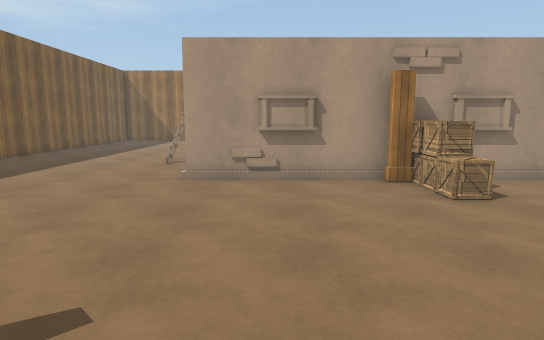
View 1 (above)

24 first-person views from a walk through a scene from a Unity 3-D project. The camera is 1.5 m above the floor, tilts 8° down and sees 75° across. The floor is counted in squares, 1 m on a side. Each view is taken from the middle of a square. On the plan, view 1 faces up. The plan holds only what a view shows up to about 16 squares ahead; the rest is blank. The place goes on beyond the plan. Surface patterns are stand-ins for the level's own textures.

View 2
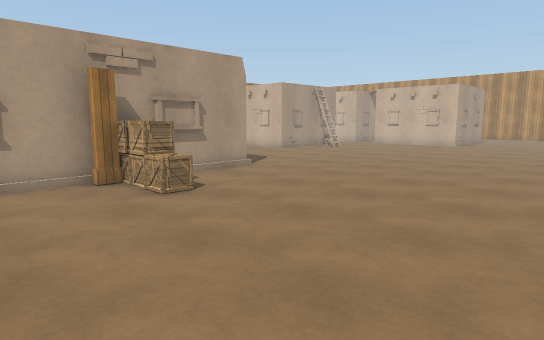

View 3
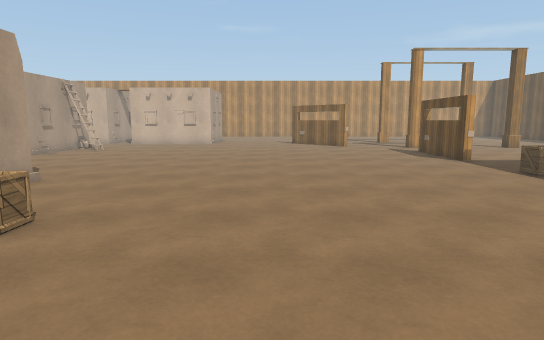

View 4
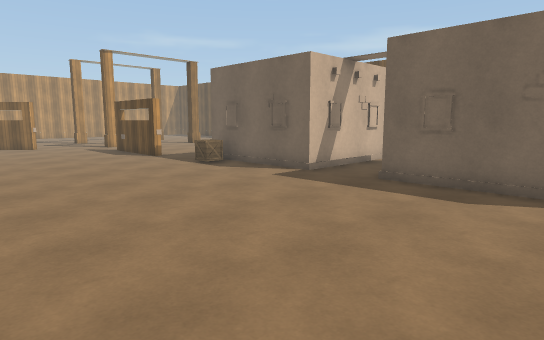

View 5
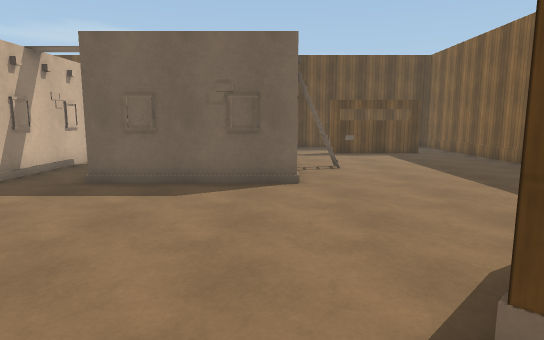

View 6
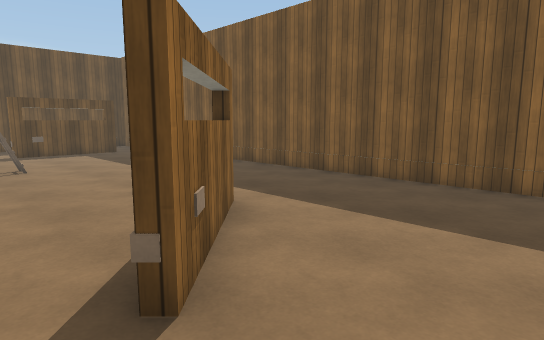

View 7
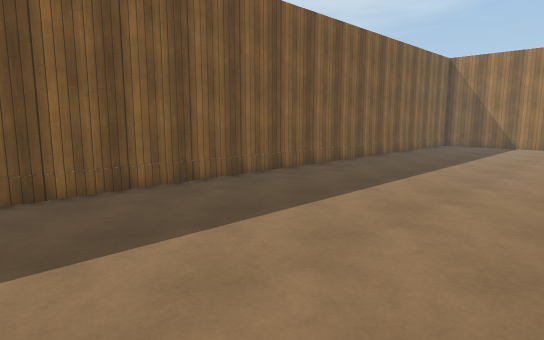

View 8
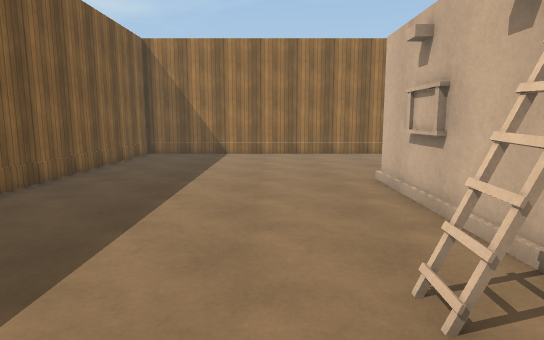

View 9
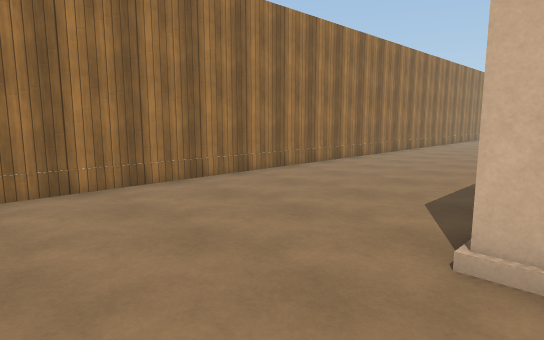

View 10
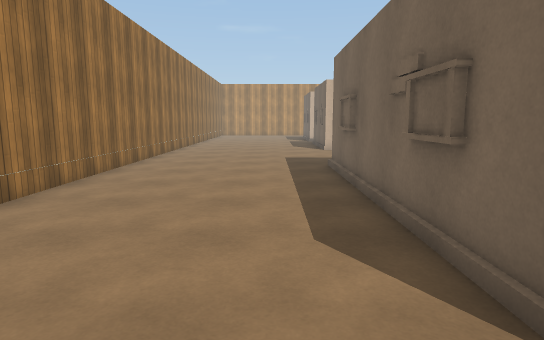

View 11
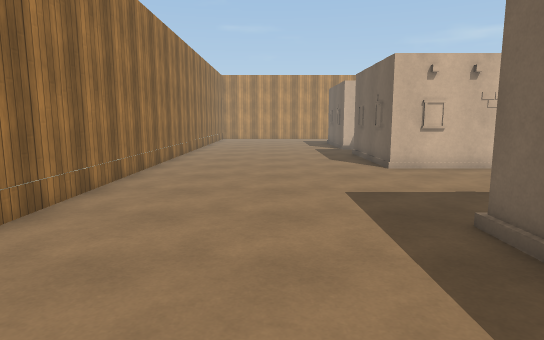

View 12
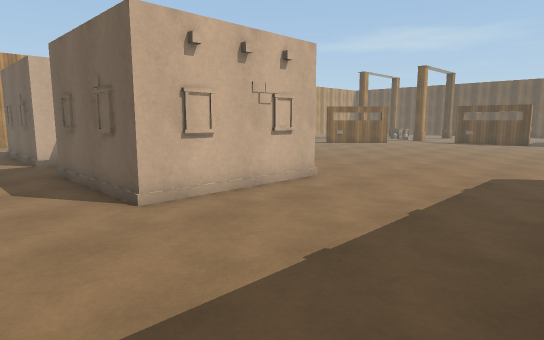

View 13
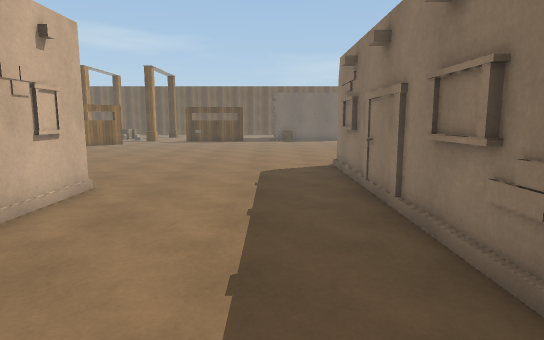

View 14
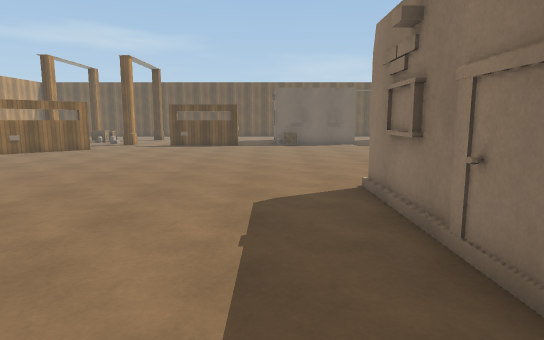

View 15
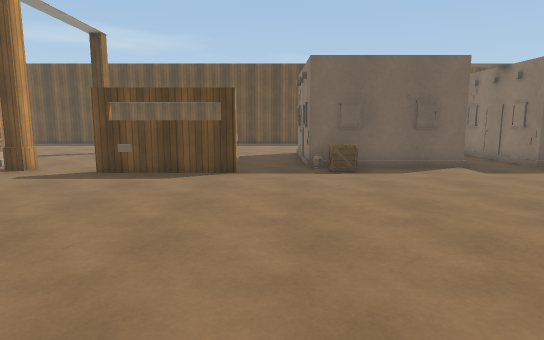

View 16
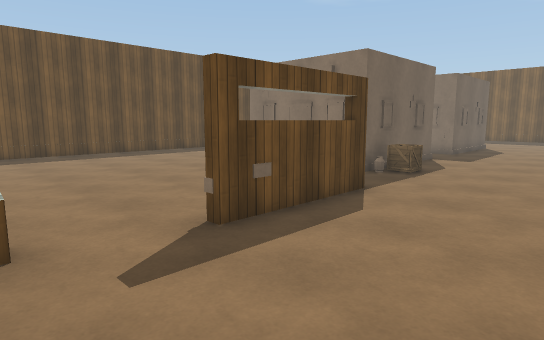

View 17
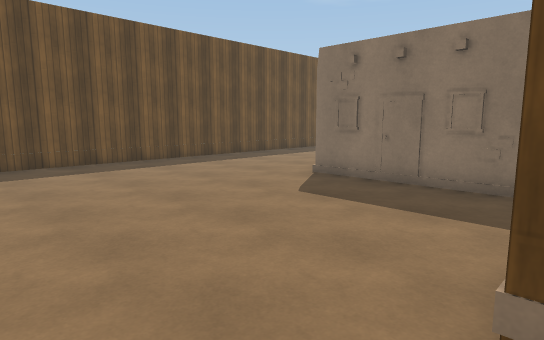

View 18
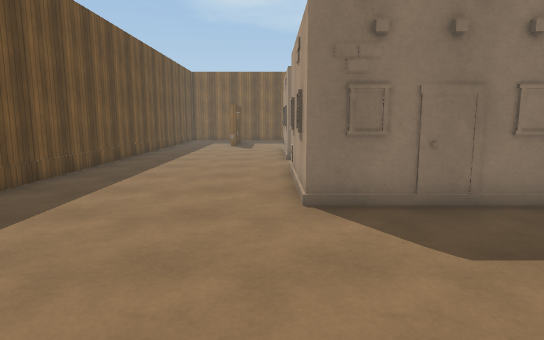

View 19
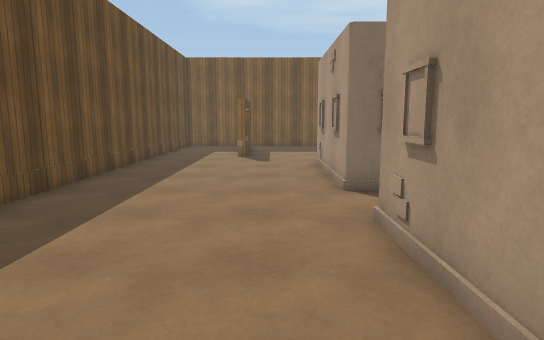

View 20
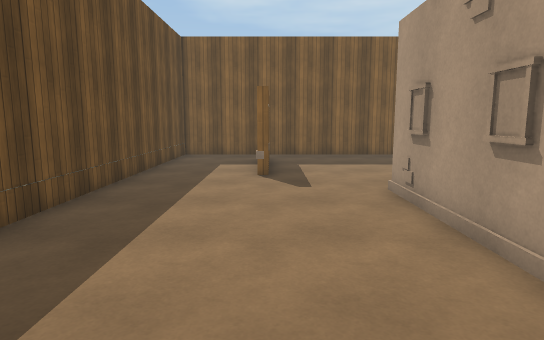

View 21
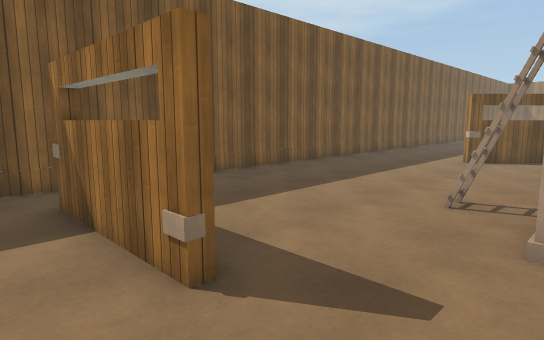

View 22
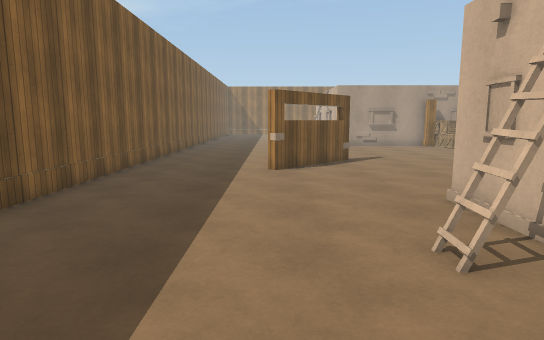

View 23
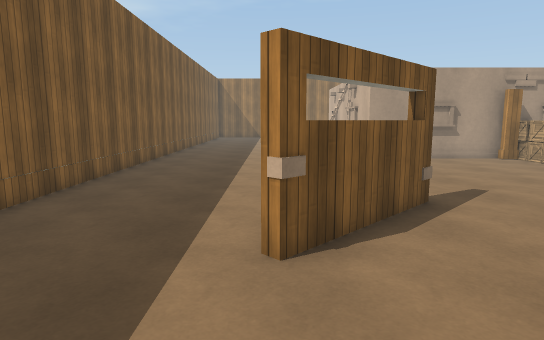

View 24
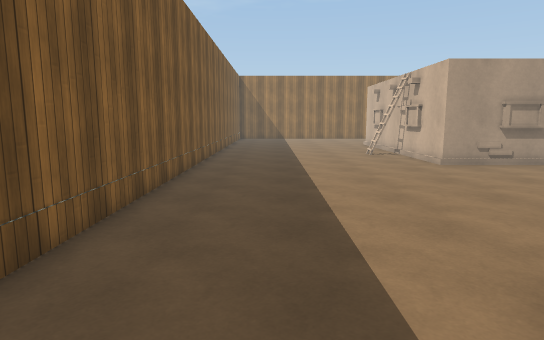

### Floor plan
Key: @ floor where view 1 was taken; # wall or solid block; x gap in a wall; . floor; = window, fence, low wall or low ledge; B building; A box; O other object.
Columns run from 11 left of view 1 to 19 right of it. Each row starts with its distance up from view 1.
 26 ###############################
 25 #..............................
 24 #..............................
 23 #..............................
 22 #..............................
 21 #..............................
 20 #..............................
 19 #........###B######B...........
 18 #........#         B.....######
 17 #........#         B.....#
 16 #........#         #.....#
 15 #........#         #.....#
 14 #........#         #.....#
 13 #.......##         #.....#B
 12 #.......##         #.......
 11 #........#         B........
 10 #........#         B........
  9 #........##B########.........
  8 #.............AA.............
  7 #..............A..............
  6 #.............................
  5 #..............................
  4 #..............................
  3 #..............................
  2 #..............................
  1 #......OO......................
  0 #.....=#...@................. .
 -1 #....O#......................
 -2 #.............................
 -3 #..............................
 -4 #...................A..O===O...
 -5 #.........B.B....B..A.........#
 -6 #........#####..#####B.........
 -7 #.......B    #..#   ##.........
 -8 #......#B    #..#    #.........
 -9 #......#B    #..#    #.........
-10 #........#####..######........x
-11 #.............................
-12 #............................
-13 #.O==OO......................
-14 #............................
-15 #............................
-16 #............................
-17 #############################

Positions as (right, up) in squares from view 1, and headings:
1: (0, 0), facing up
2: (0, 0), facing up-right
3: (-1, 3), facing right
4: (-2, 3), facing down-right
5: (-2, 3), facing down
6: (-2, 4), facing down-left
7: (-3, 4), facing up-left
8: (-5, 10), facing up
9: (-6, 18), facing up-right
10: (-4, 21), facing right
11: (3, 22), facing right
12: (8, 21), facing down-right
13: (10, 21), facing down
14: (10, 17), facing down
15: (11, 6), facing down
16: (19, 0), facing down-left
17: (18, -4), facing down-left
18: (16, -11), facing left
19: (10, -12), facing left
20: (5, -13), facing left
21: (-2, -15), facing up-left
22: (-6, -12), facing up
23: (-6, -5), facing up
24: (-8, -3), facing up
